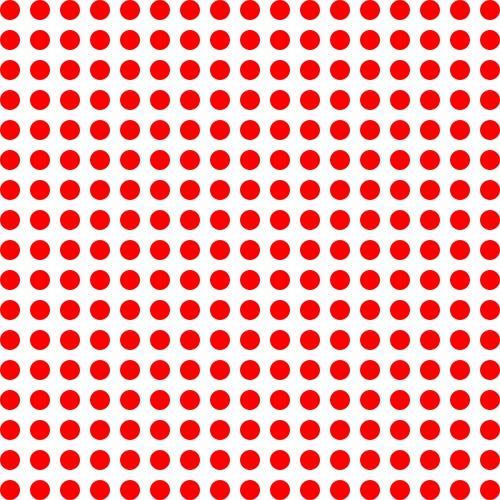
Frame 1 (no input)
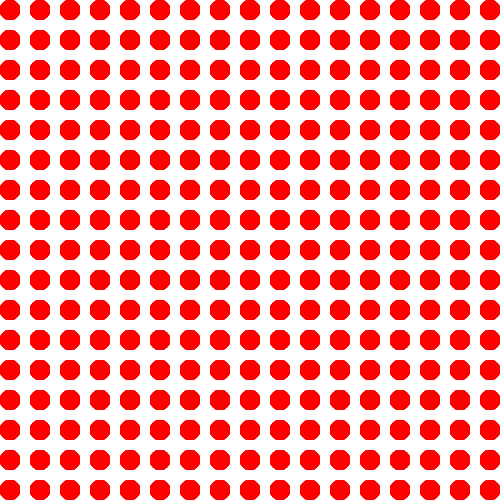
Frame 60 (the mouse pressed at the canvas centre just before this capture)
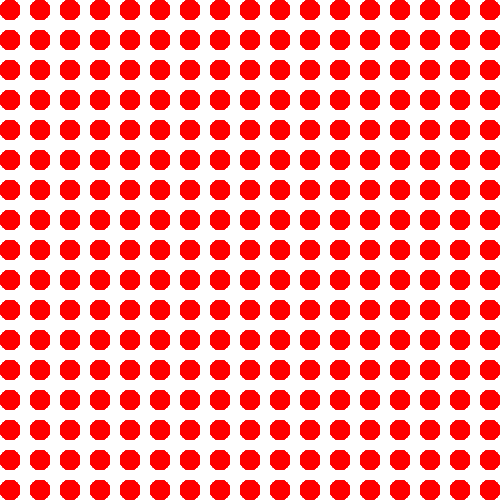
Frame 120 (the mouse held since frame 60 and released just before this capture)

The Processing sketch that drew these frames (run headless with seeded random() and noise(); from frame 60 on, the mouse is pressed at the canvas centre):

// Processing sketch: nestedForLoop
// ── nestedForLoop.pde
void setup()
{
  size(500, 500);
  noStroke();
  fill(255, 0, 0);
  background(255);
}

void draw()
{
  for (int circleX=10; circleX<width; circleX = circleX + 30)
  {
    for (int circleY=10; circleY<height; circleY = circleY + 30)
    {
      ellipse(circleX, circleY, 20, 20);
    }
  }
}
